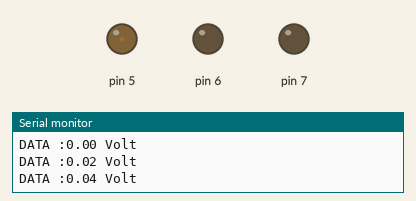
A sketch run on a simulated Arduino Uno, built with avr-gcc and run on an emulated ATmega328P. On the bench: output pins drawn as LEDs (lit = HIGH), the last lines printed to the serial monitor.

Above: at 0.05 s.
At 2.0 s:
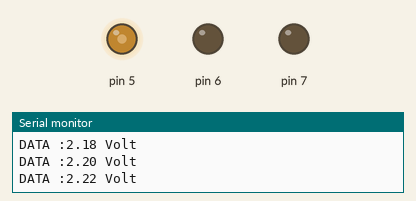
At 3.95 s:
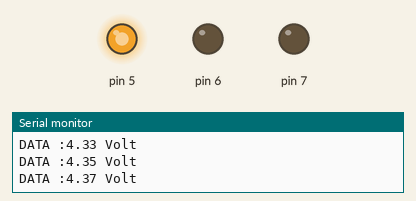
At 7.85 s:
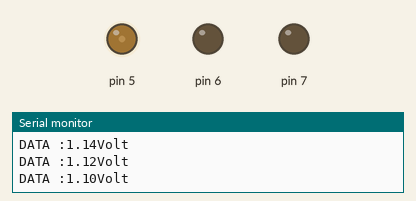
Timing chart, 0 to 11.4 s (numbered marks = the images above):
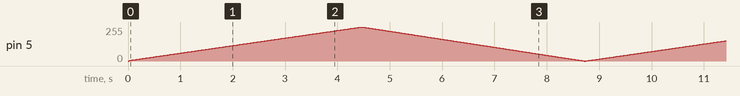

The sketch:

0._PWM.ino
```cpp
void setup() {
  Serial.begin(9600);
  // put your setup code here, to run once:
  for ( float i=5; i<=7; i++){
    pinMode(i, OUTPUT);
  }
}

void loop() {
  for (float i=0; i<=255; i++) {
    analogWrite(5, i);
//    float hasil=map(i,0,255,0,5);
    float hasil=(5.0/255.0)*i;
    Serial.println("DATA :" + String(hasil) + " Volt");
    delay(10);
  }
  for (float i=255; i>=0; i--) {
    analogWrite(5, i);
//    float hasil=map(i,0,255,0,5);
  float hasil=(5.0/255.0)*i;
    Serial.println("DATA :" + String(hasil) + "Volt");
    delay(10);
  }
}
```
